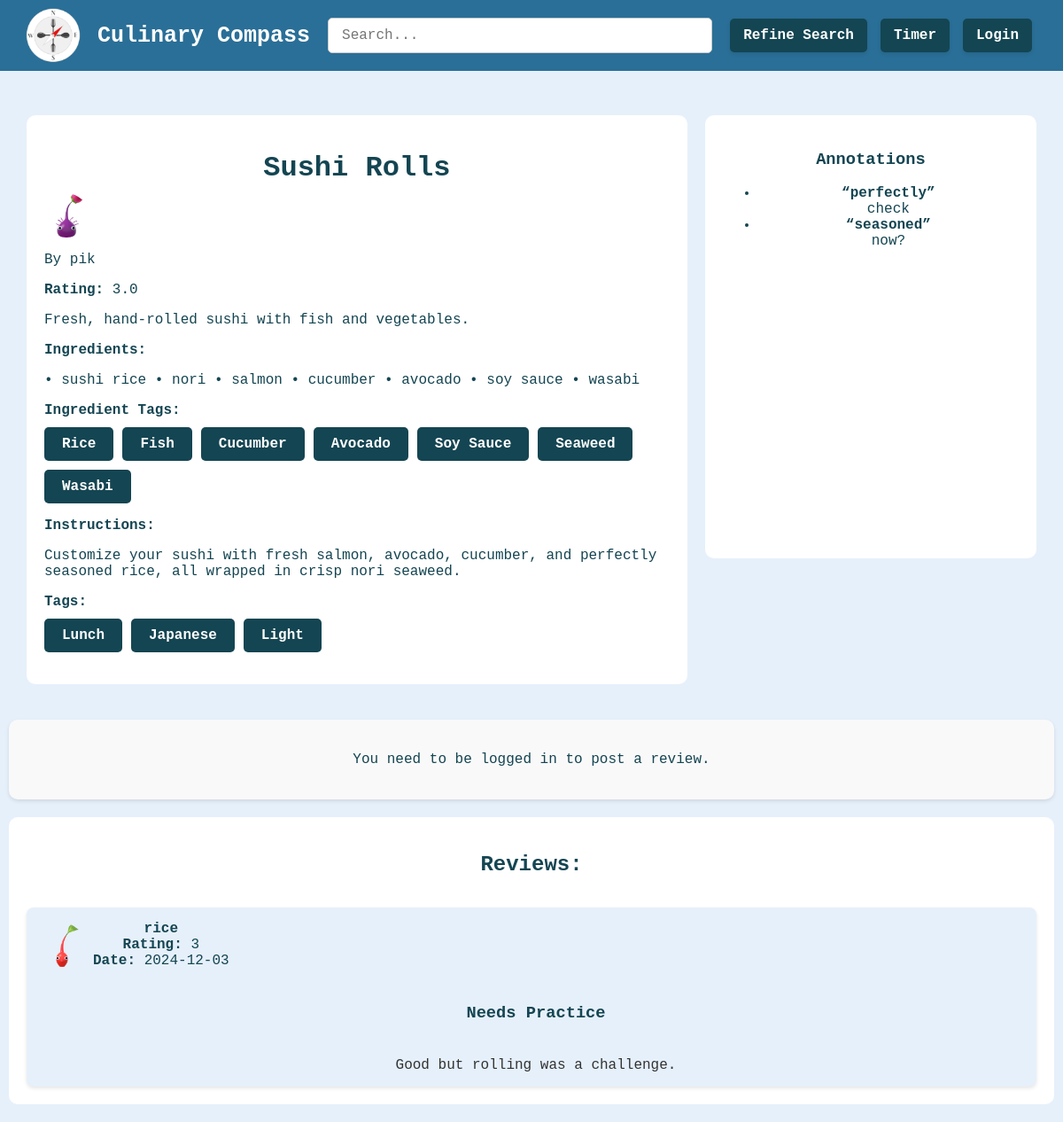
The page /recipe/2 on the database as committed earlier.
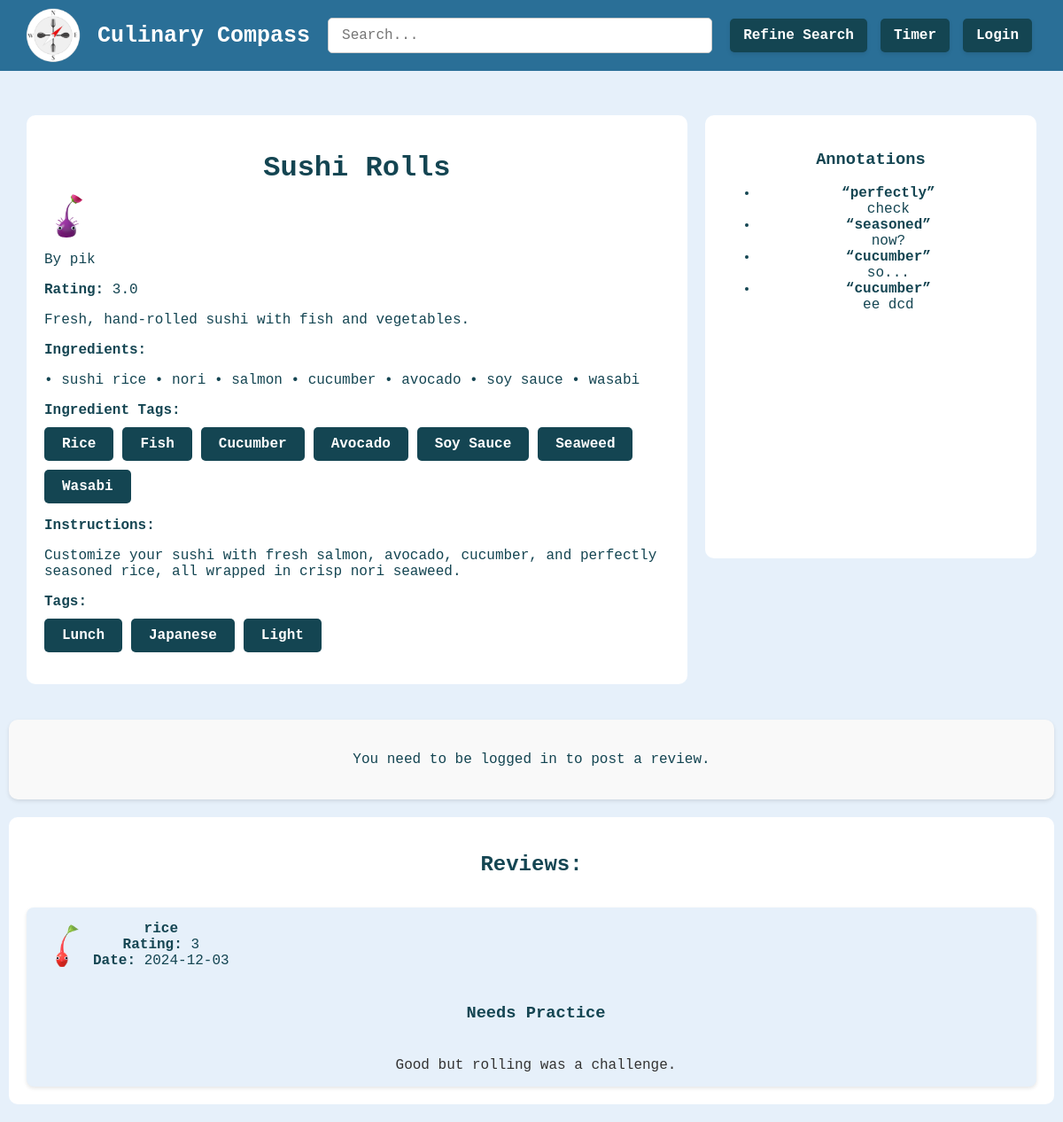
The same page on the database as committed later.
### tables this page shows
CREATE TABLE annotations (
        id INTEGER PRIMARY KEY AUTOINCREMENT,
        recipe_id INTEGER,
        highlighted_text TEXT,
        annotation_text TEXT,
        FOREIGN KEY (recipe_id) REFERENCES recipes(id)
    );

CREATE TABLE reviews (
        id INTEGER PRIMARY KEY AUTOINCREMENT,
        recipe_id INTEGER NOT NULL,
        user_id INTEGER NOT NULL,
        rating INTEGER NOT NULL,
        review TEXT,
        title TEXT,
        date TEXT NOT NULL,
        profile_picture TEXT,
        FOREIGN KEY (recipe_id) REFERENCES recipes(id) ON DELETE CASCADE,
        FOREIGN KEY (user_id) REFERENCES users(id) ON DELETE CASCADE
    );

CREATE TABLE users (
        id INTEGER PRIMARY KEY AUTOINCREMENT,
        username TEXT NOT NULL UNIQUE,
        password TEXT NOT NULL,
        profile_picture TEXT NOT NULL
    );

### MW aaaaa/app.py (the view, shortened to what this page needs)
@app.route('/recipe/<int:recipe_id>', methods=['GET', 'POST'])
def recipe_page(recipe_id):
    connection = get_db_connection()
    cursor = connection.cursor()
    query_recipe = '''
    SELECT recipes.*, users.username AS writer_username, users.id AS writer_id, users.profile_picture AS writer_pic
    FROM recipes
    JOIN users ON recipes.user_id = users.id
    WHERE recipes.id = ?
    '''
    recipe = connection.execute(query_recipe, (recipe_id,)).fetchone()
    query_reviews = '''
    SELECT users.username, reviews.profile_picture, reviews.title AS review_title, reviews.review, reviews.rating, reviews.date
    FROM reviews
    JOIN users ON reviews.user_id = users.id
    WHERE reviews.recipe_id = ?
    '''
    reviews = connection.execute(query_reviews, (recipe_id,)).fetchall()
    query_annotations = '''
    SELECT highlighted_text, annotation_text
    FROM annotations
    WHERE recipe_id = ?
    '''
    annotations = connection.execute(query_annotations, (recipe_id,)).fetchall()
    is_favourited = False
    if 'user_id' in session:
        user_id = session['user_id']
        is_favourited = cursor.execute("SELECT 1 FROM favourites WHERE recipe_id = ? AND user_id = ?", (recipe_id, user_id)).fetchone() is not None
    connection.close()
    if recipe:
        tags_dict = json.loads(recipe['tags'])
        tags = []
        for tag_list in tags_dict.values():
            tags.extend(tag_list)
        ingredient_tags_dict = json.loads(recipe['ingredient_tags'])
        ingredient_tags = []
        for tag_list in ingredient_tags_dict.values():
            ingredient_tags.extend(tag_list)
        recipe_data = {
            "writer_username": recipe['writer_username'],
            "writer_id": recipe['writer_id'],
            "writer_pic": recipe['writer_pic'],
            "title": recipe['title'],
            "instructions": recipe['instructions'],
            "intro": recipe['intro'],
            "ingredient_list": recipe['ingredient_list'],
            "ingredient_tags": ingredient_tags,
            "tags": tags,
            "rating": recipe['rating'] if reviews else "N/A",
            "image": recipe['image'],
            "annotations": [
                {
                    "highlighted_text": a['highlighted_text'],
                    "annotation_text": a['annotation_text']
                } for a in annotations
            ],
            "reviews": [
                {
                    "username": r['username'],
                    "profile_picture": r['profile_picture'],
                    "review_title": r['review_title'],
                    "review": r['review'],
                    "rating": r['rating'],
                    "date": r['date']
                } for r in reviews
            ]
        }
        return render_template('recipepage.html', recipe=recipe_data, tags=tags, ingredient_tags=ingredient_tags, is_favourited=is_favourited)
    else:
        return "Page not found", 404

### MW aaaaa/app.py (called while the page is built)
def get_db_connection():
    connection = sqlite3.connect('my-database.db')
    connection.row_factory = sqlite3.Row
    return connection

### MW aaaaa/templates/recipepage.html (shortened to what the changed rows need)
{% extends 'base.html' %}
{% block content %}
    <div class="content-wrapper">
        <div class="recipe-info">
            <h1>{{ recipe['title'] }}</h1>
                <div class="recipe-tags">
                    {% for tag in ingredient_tags %}
                        <a href="{{ url_for('search') }}?tags={{ tag }}" class="dark-button">{{ tag }}</a>
                    {% endfor %}
                </div>
            <p><strong>Tags:</strong>
                <form method="POST">
                    <div class="recipe-tags">
                        {% for tag in recipe['tags'] %}
                            <a href="{{ url_for('search') }}?tags={{ tag }}" class="dark-button">{{ tag }}</a>
                        {% endfor %}
                    </div>
                </form>
            </p>
        </div>
        <div id="annotation-sidebar">
        {% if recipe.annotations %}
            <ul>
                {% for annotation in recipe.annotations %}
                    <li>
                        <strong>“{{ annotation.highlighted_text }}”</strong><br>
                        {{ annotation.annotation_text }}
                    </li>
                {% endfor %}
            </ul>
        {% else %}
            <p>No annotations yet.</p>
        {% endif %}
        </div>
    </div>
    <div class="reviews-section">
        <h2>Reviews:</h2>
        {% for review in recipe['reviews'] %}
            <div class="review">
                <div class="profile">
                    <img src="{{ url_for('static', filename=review['profile_picture'] if review['profile_picture'] else 'images/default_profile.png') }}" alt="Profile Picture" class="profile-pic">
                    <div class="review-header">
                        <p><strong>{{ review['username'] }}</strong></p>
                        <p><strong>Rating:</strong> {{ review['rating'] }}</p>
                        <p><strong>Date:</strong> {{ review['date'] }}</p>
                    </div>
                </div>
                <h3 class="review-title">{{ review['review_title'] }}</h3>
                <p class="review-text">{{ review['review'] }}</p>
            </div>
        {% else %}
            <p>No reviews available.</p>
        {% endfor %}
    </div>
{% endblock %}

Rows that differ between the two databases and show on the page:
added annotations: highlighted_text "cucumber", annotation_text "so..."
added annotations: highlighted_text "cucumber", annotation_text "ee dcd"
